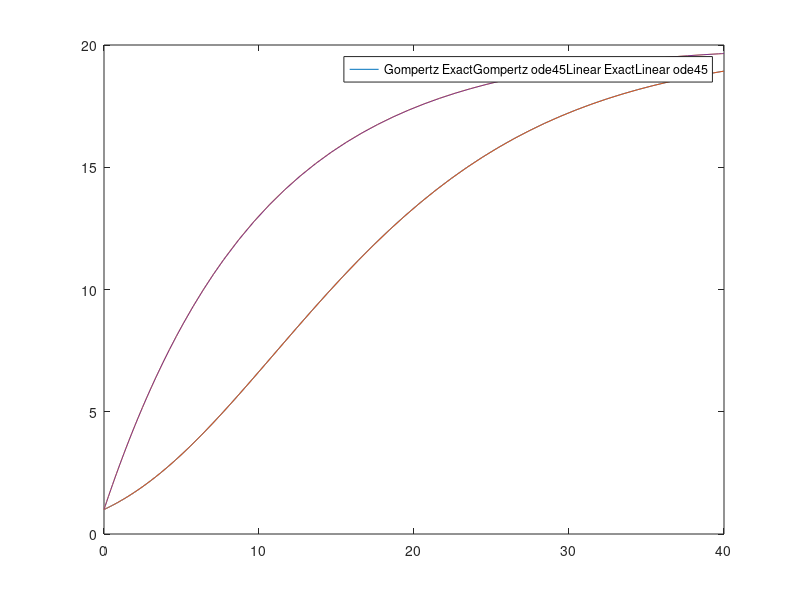
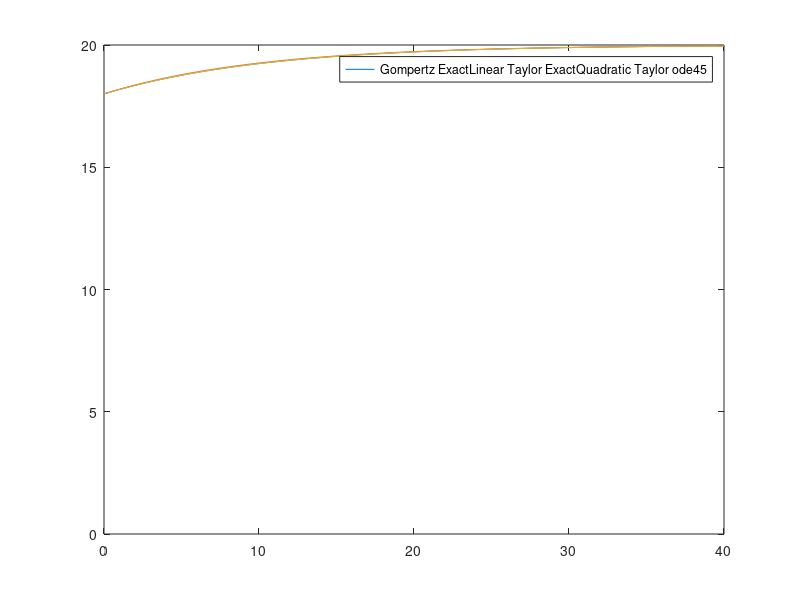
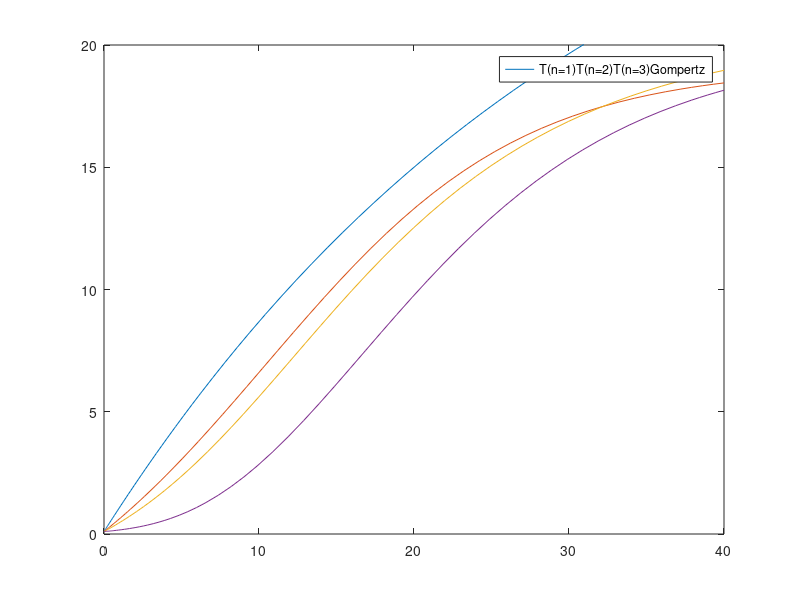

Source code (MATLAB) for these figures, in order:
%Lab 1b: Jacob Cooper 09934300, Esben Nielsen 24610241, Lance Smar 38742026

%% Exercise 1
% Agreed Solution for Gompertz Equation: 
% y = k*e^(-Ce^(-rt))
figure(1);
t = 0:.01:40;
r = 0.1;
k = 20;
C = -log(20);
% Gompertz Exact
y = k.*exp(C.*exp(-1*r.*t));
plot(t, y);
axis([0 40 0 20]);

% Gompertz Numerical
f = @(t,y) r*y.*log(k./y);
[tsol, ysol] = ode45(f, [0,40], 1);
hold on;
plot(tsol, ysol);

% Linear Approximation Exact
t = 0:.01:40;
r = 0.1;
k = 20;
C = -19;
y = C.*exp(-r.*t) + k;
plot(t, y);

% Linear Numerical
f = @(t,y) -r * (y - k);
[tsol, ysol] = ode45(f, [0,40], 1);
plot(tsol, ysol);

legend(["Gompertz Exact" "Gompertz ode45" "Linear Exact" "Linear ode45"]);

% We see minimal to zero difference between our exact solution to the
% Gompertz equation and linear approximation and the numerically generated 
% solutions by ode45. This does give us confidence in the accuracy of the 
% solutions numerically generated by ode45. 

%% Exercise 2
t = 0:.01:40;
r = 0.1;
k = 20;
figure(2);

% Exact Solution to Gompertz when y(0) = 18
C = log(20/18);
y = k.*exp(-1*C.*exp(-1*r.*t));
plot(t, y);
axis([0 40 0 20]);
hold on;

% Exact Solution to Linear Taylor when y(0) = 18
C = -2;
y = C.*exp(-r.*t) + k;
plot(t, y);

% ODE45 of Second-Order Approximation
f = @(t,y) -r * (y - k) - (r/(2*k)).*(y-k).^2;
[tsol, ysol] = ode45(f, [0,40], 18);
plot(tsol, ysol);

legend(["Gompertz Exact" "Linear Taylor Exact" "Quadratic Taylor ode45"]);

% All three solution plots behave extremely similarly overall, from the
% initial condition until they reach y = 20. Near the equilibrium point of
% y = 20, the solutions all behave like the solution to the linear
% approximation, which was y = C*e^(-rt) + k.

%% Exercise 3
figure(3);
r = 0.1;
k = 20;
i = 10;
hold off;

% Derivation of Linear Taylor series approximation around y = 0.1
% f(y) = ryln(K/y)         f(y0) = r * y0 * ln(k/y0)
% f'(y) = r(ln(k/y) - 1)   f'(y0) = r(ln(k/y0)-1)
% f''(y) = -r/y            f''(y0) = -r/y0
% f'''(y) = r/y^2          f'''(y0) = r/y0^2
% Format for Linear Expansion: f(y0) + f'(y0)(y-y0) + 
% f''(y0)/2*(y-y0)^2 + f'''(y0)/6*(y-y0)^3
% T(n=1,r=0.1,k=20) = r*y0*ln(k/y0) + r(ln(k/y0)-1)(y-y0)
% T(n=2,r=0.1,k=20) = r*y0*ln(k/y0) + r(ln(k/y0)-1)(y-y0) - 
% (r/y0)(1/2)(y-y0)^2
% T(n=3,r=0.1,k=20) = r*y0*ln(k/y0) + r(ln(k/y0)-1)(y-y0) - 
% (r/y0)(1/2)(y-y0)^2 + (r/y0^2)(1/6)(y-y0)^3

% T(n=1)
f1 = @(t,y) r*i*log(k/i) + r*(log(k/i)-1).*(y-i);
% T(n=2)
f2 = @(t,y) r*i*log(k/i) + r*(log(k/i)-1).*(y-i) - (r/i)*(1/2).*(y-i).^2;
% T(n=3)
f3 = @(t,y) r*i*log(k/i) + r*(log(k/i)-1).*(y-i) - (r/i)*(1/2).*(y-i).^2 + (r/i^2)/6.*(y-i).^3;

% Plot of T(n=1)
[tsol1, ysol1] = ode45(f1, [0,40], 0.1);
plot(tsol1, ysol1);
hold on;
axis([0 40 0 20]);
% Plot of T(n=2)
[tsol2, ysol2] = ode45(f2, [0,40], 0.1);
plot(tsol2, ysol2);
% Plot of T(n=3)
[tsol3, ysol3] = ode45(f3, [0,40], 0.1);
plot(tsol3, ysol3);

% Gompertz Plot
f4 = @(t,y) r * y * log(k/y);
[tsol4,ysol4] = ode45(f4, [0,40], 0.1);
plot(tsol4,ysol4);

legend(["T(n=1)" "T(n=2)" "T(n=3)" "Gompertz"]);


% The three Taylor series approximations for the Gompertz differential
% equation are not good, as they all deviate significantly from the ode45
% numerical solution. The linear and cubic Taylor series approximations
% increase exponentially and are not asymptotic to the value of k, starting
% to deviate significantly from the gompertz equation around t = 10. The
% quadratic approximation is asymptotic to a value of approximately k/2,
% always underneath the gompertz solution. 

% Solving the differential equation of T(n=1):
% y' = r*y0*log(k/y0) + r*(log(k/y0)-1).*(y-y0)
% Let y0 = 0.1, r = 0.1, k = 1
% dy/dt = 0.01ln(10) + 0.1(ln(10)-1)*(y-0.1)
% dy / (0.1ln(10) + (ln(10) - 1)(y - 0.1)) = r dt
% dy / (0.1 + y(ln(10) - 1)) = r dt
% Int(dy / (0.1 + y(ln(10) - 1))) = Int(rdt)
% ln[0.1 + y(ln(10) - 1)] / (ln(10) - 1) = rt + C
% 0.1 + y(ln(10) - 1) = Ce^((ln(10) - 1)rt)
% y(ln(10) - 1) = Ce^((ln(10) - 1)rt) - 0.1
% y = [Ce^((ln(10) - 1)rt) - 0.1] / (ln(10) - 1)

% The function found here is similar to the function found in Exercise 1,
% an exponential function with horizontal and vertical shifts based on the
% k value and r value. 

% The main difference between these two functions is
% that the exponent of the function from exercise 1 is negative, while the
% exponent from exercise 3 is positive. This means that the exercise 1
% function will converge to a value as t --> infinity, while the exercise 3
% function will go to infinity or negative infinity as t --> infinity. 

% We know that the linear equation should be a good approximation to the
% solution to the full Gompertz equation when the tumor is small, because 
% the Taylor series was generated around y = 0.1 instead of y = k. So, the
% solution to the linear equation tells us that at low volumes, the tumor
% will grow slowly until it reaches a certain volume, after which it will
% grow extremely rapidly. 
